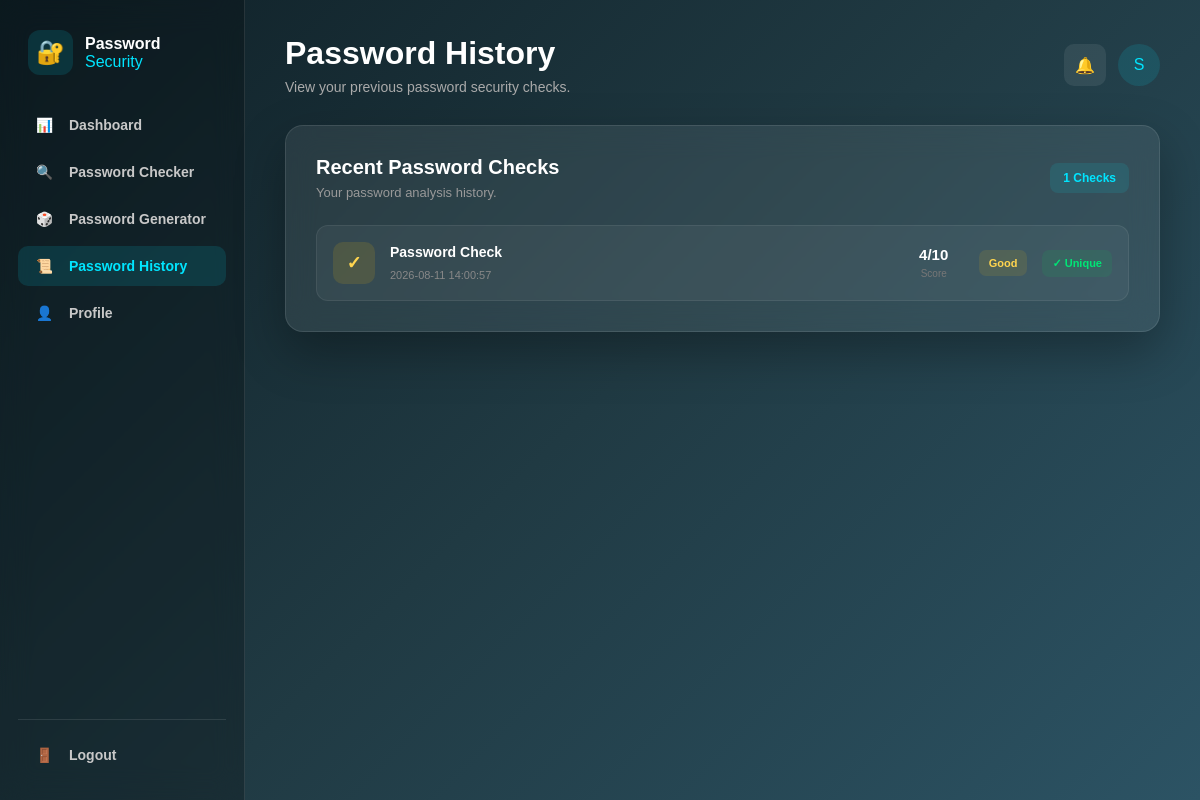
Screenshot of /history (signed in) with the database file from the repository.
### tables this page shows
CREATE TABLE history (
            id INTEGER PRIMARY KEY AUTOINCREMENT,
            user_id INTEGER NOT NULL,
            result TEXT NOT NULL,
            score INTEGER NOT NULL,
            is_common INTEGER NOT NULL,
            created_at TIMESTAMP DEFAULT CURRENT_TIMESTAMP,
            FOREIGN KEY (user_id) REFERENCES users(id)
        );

### app.py (the view)
@app.route("/history")
def history():
    if "user_id" not in session:
        return redirect(url_for("login"))
    history_data = get_history(session["user_id"])
    return render_template("history.html", history=history_data)

### database.py (called while the page is built)
def get_db():
    connection = sqlite3.connect(DATABASE)
    connection.row_factory = sqlite3.Row
    return connection

def get_history(user_id):
    connection = get_db()
    cursor = connection.cursor()
    cursor.execute(
        """
        SELECT *
        FROM history
        WHERE user_id = ?
        ORDER BY created_at DESC
        """,
        (user_id,)
    )
    history = cursor.fetchall()
    connection.close()
    return history

### templates/history.html (shortened to what this page needs)
<!DOCTYPE html>
<html lang="en">
<head>
<link
    rel="stylesheet"
    href="{{ url_for('static', filename='css/history.css') }}"
>
</head>
<body>
<aside class="sidebar">
<div class="logo">
    <div class="logo-icon">🔐</div>
    <div class="logo-text">
        <strong>Password</strong>
        <span>Security</span>
    </div>
</div>
<nav class="sidebar-nav">
    <a href="/dashboard" class="nav-item">
        <span>📊</span>
        Dashboard
    </a>
    <a href="/" class="nav-item">
        <span>🔍</span>
        Password Checker
    </a>
    <a href="/generator" class="nav-item">
        <span>🎲</span>
        Password Generator
    </a>
    <a href="/history" class="nav-item active">
        <span>📜</span>
        Password History
    </a>
    <a href="/profile" class="nav-item">
        <span>👤</span>
        Profile
    </a>
</nav>
<div class="sidebar-bottom">
    <a href="{{ url_for('logout') }}" class="nav-item">
        <span>🚪</span>
        Logout
    </a>
</div>
</aside>
<main class="main-content">
<header class="top-header">
    <div>
        <h1>Password History</h1>
        <p>
            View your previous password security checks.
        </p>
    </div>
    <div class="user-area">
        <div class="notification">
            🔔
        </div>
        <div class="user-avatar">
            {{ session.get("user_name", "U")[0].upper() }}
        </div>
    </div>
</header>
<section class="history-card">
    <div class="card-heading">
        <div>
            <h2>Recent Password Checks</h2>
            <p>
                Your password analysis history.
            </p>
        </div>
        <div class="history-count">
            {{ history|length }} Checks
        </div>
    </div>
    {% if history %}
    <div class="history-list">
        {% for item in history %}
        <div class="history-row">
            {% if item["result"] == "Excellent" %}
            <div class="status-icon excellent">
                ✓
            </div>
            {% elif item["result"] == "Good" %}
            <div class="status-icon good">
                ✓
            </div>
            {% else %}
            <div class="status-icon weak">
                !
            </div>
            {% endif %}
            <div class="history-details">
                <strong>
                    Password Check
                </strong>
                <span>
                    {{ item["created_at"] }}
                </span>
            </div>
            <div class="history-score">
                <strong>
                    {{ item["score"] }}/10
                </strong>
                <span>
                    Score
                </span>
            </div>
            {% if item["result"] == "Excellent" %}
            <div class="result-badge excellent-badge">
                Excellent
            </div>
            {% elif item["result"] == "Good" %}
            <div class="result-badge good-badge">
                Good
            </div>
            {% else %}
            <div class="result-badge weak-badge">
                Weak
            </div>
            {% endif %}
            {% if item["is_common"] %}
            <div class="common-warning">
                ⚠ Common
            </div>
            {% else %}
            <div class="safe-status">
                ✓ Unique
            </div>
            {% endif %}
        </div>
        {% endfor %}
    </div>
    {% endif %}
</section>
</main>
</body>
</html>

### static/css/history.css (style rules this page uses)
* { box-sizing: border-box; }
body { margin: 0; min-height: 100vh; font-family: Arial, Helvetica, sans-serif; background: linear-gradient( 135deg, #0f2027, #203a43, #2c5364 ); color: white; }
.sidebar { position: fixed; left: 0; top: 0; bottom: 0; width: 245px; padding: 25px 18px; background: rgba(0, 0, 0, 0.22); backdrop-filter: blur(15px); border-right: 1px solid rgba(255,255,255,.10); }
.logo { display: flex; align-items: center; gap: 12px; padding: 5px 10px 30px; }
.logo-icon { width: 45px; height: 45px; display: flex; align-items: center; justify-content: center; background: rgba(0,229,255,.12); border-radius: 12px; font-size: 23px; }
.logo-text strong, .logo-text span { display: block; }
.logo-text strong { color: white; }
.logo-text span { color: #00e5ff; }
.sidebar-nav { display: flex; flex-direction: column; gap: 7px; }
.nav-item { display: flex; align-items: center; gap: 12px; padding: 12px 14px; border-radius: 10px; color: #c8c8c8; text-decoration: none; font-size: 14px; font-weight: 600; transition: .3s; }
.nav-item span { width: 25px; text-align: center; }
.nav-item:hover, .nav-item.active { background: rgba(0,229,255,.12); color: #00e5ff; }
.sidebar-bottom { position: absolute; left: 18px; right: 18px; bottom: 25px; border-top: 1px solid rgba(255,255,255,.10); padding-top: 15px; }
.main-content { margin-left: 245px; min-height: 100vh; padding: 35px 40px; }
.top-header { display: flex; justify-content: space-between; align-items: center; margin-bottom: 30px; }
.top-header h1 { margin: 0 0 7px; font-size: 32px; }
.top-header p { margin: 0; color: #aaa; font-size: 14px; }
.user-area { display: flex; align-items: center; gap: 12px; }
.notification, .user-avatar { width: 42px; height: 42px; display: flex; align-items: center; justify-content: center; border-radius: 10px; background: rgba(255,255,255,.08); }
.user-avatar { border-radius: 50%; color: #00e5ff; background: rgba(0,229,255,.12); }
.history-card { max-width: 1100px; margin: auto; padding: 30px; background: rgba(255,255,255,.08); border: 1px solid rgba(255,255,255,.10); border-radius: 18px; backdrop-filter: blur(15px); box-shadow: 0 20px 50px rgba(0,0,0,.30); }
.card-heading { display: flex; justify-content: space-between; align-items: center; margin-bottom: 25px; }
.card-heading h2 { margin: 0 0 6px; font-size: 20px; }
.card-heading p { margin: 0; color: #999; font-size: 13px; }
.history-count { padding: 8px 13px; border-radius: 8px; background: rgba(0,229,255,.10); color: #00e5ff; font-size: 12px; font-weight: bold; }
.history-list { display: flex; flex-direction: column; gap: 10px; }
.history-row { display: flex; align-items: center; gap: 15px; padding: 16px; background: rgba(255,255,255,.05); border: 1px solid rgba(255,255,255,.07); border-radius: 12px; transition: .3s; }
.status-icon { width: 42px; height: 42px; flex-shrink: 0; display: flex; align-items: center; justify-content: center; border-radius: 10px; font-weight: bold; font-size: 18px; }
.status-icon.good { background: rgba(255,193,7,.12); color: #ffd54f; }
.history-details { flex: 1; }
.history-details strong { display: block; margin-bottom: 5px; font-size: 14px; }
.history-details span { color: #888; font-size: 11px; }
.history-score { text-align: center; min-width: 60px; }
.history-score strong { display: block; font-size: 15px; }
.history-score span { color: #777; font-size: 10px; }
.result-badge, .common-warning, .safe-status { padding: 7px 10px; border-radius: 7px; font-size: 11px; font-weight: bold; white-space: nowrap; }
.good-badge { color: #ffd54f; background: rgba(255,193,7,.10); }
.safe-status { color: #00e676; background: rgba(0,200,83,.10); }

### rows the page displays
history: created_at "2026-08-11 14:00:57", score "4", result "Good", is_common "✓ Unique"

### other values shown
{{ session.get("user_name", "U")[0].upper() }} "S"
{{ history|length }} "1"
